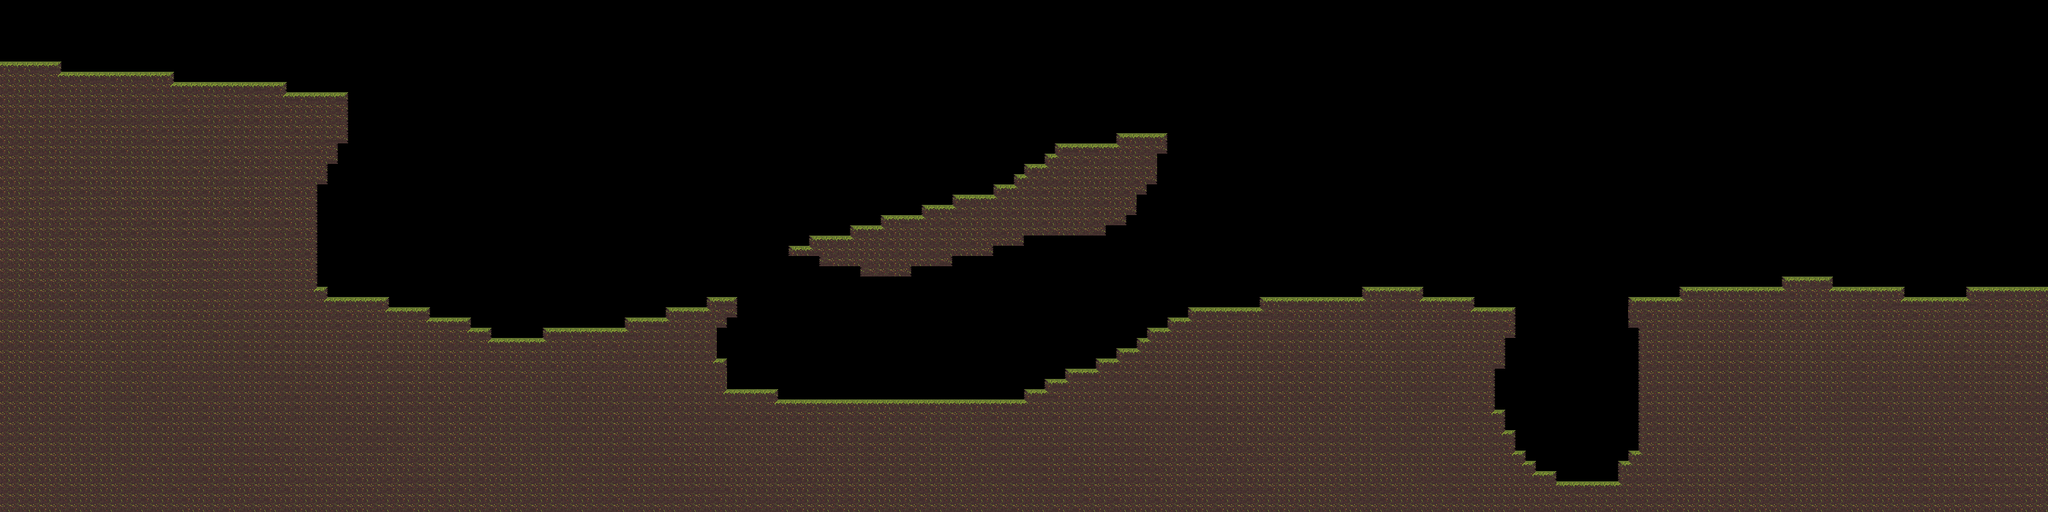

A level layout from a 2D game, rendered from its tile map. Below: a short description, then the map file with tile-grid data replaced by summaries:
An orthogonal 200x50 tile map with 16x16 px tiles, 1 tile layer (ground).

<map version="1.9" tiledversion="1.9.1" orientation="orthogonal" renderorder="right-down" width="200" height="50" tilewidth="16" tileheight="16" infinite="0" nextlayerid="2" nextobjectid="1">
 <tileset firstgid="1" name="jungle" tilewidth="16" tileheight="16" tilecount="55" columns="11">
  <image source="jungle.png" width="176" height="80" />
  <tile id="0">
   <properties>
    <property name="collides" type="bool" value="true" />
   </properties>
  </tile>
  <tile id="1">
   <properties>
    <property name="collides" type="bool" value="true" />
   </properties>
  </tile>
  <tile id="2">
   <properties>
    <property name="collides" type="bool" value="true" />
   </properties>
  </tile>
  <tile id="3">
   <properties>
    <property name="collides" type="bool" value="true" />
   </properties>
  </tile>
  <tile id="4">
   <properties>
    <property name="collides" type="bool" value="true" />
   </properties>
  </tile>
  <tile id="5">
   <properties>
    <property name="collides" type="bool" value="true" />
   </properties>
  </tile>
  <tile id="6">
   <properties>
    <property name="collides" type="bool" value="true" />
   </properties>
  </tile>
  <tile id="7">
   <properties>
    <property name="collides" type="bool" value="true" />
   </properties>
  </tile>
  <tile id="8">
   <properties>
    <property name="collides" type="bool" value="true" />
   </properties>
  </tile>
  <tile id="9">
   <properties>
    <property name="collides" type="bool" value="true" />
   </properties>
  </tile>
  <tile id="11">
   <properties>
    <property name="collides" type="bool" value="true" />
   </properties>
  </tile>
  <tile id="12">
   <properties>
    <property name="collides" type="bool" value="true" />
   </properties>
  </tile>
  <tile id="13">
   <properties>
    <property name="collides" type="bool" value="true" />
   </properties>
  </tile>
  <tile id="14">
   <properties>
    <property name="collides" type="bool" value="true" />
   </properties>
  </tile>
  <tile id="15">
   <properties>
    <property name="collides" type="bool" value="true" />
   </properties>
  </tile>
  <tile id="16">
   <properties>
    <property name="collides" type="bool" value="true" />
   </properties>
  </tile>
  <tile id="17">
   <properties>
    <property name="collides" type="bool" value="true" />
   </properties>
  </tile>
  <tile id="18">
   <properties>
    <property name="collides" type="bool" value="true" />
   </properties>
  </tile>
  <tile id="19">
   <properties>
    <property name="collides" type="bool" value="true" />
   </properties>
  </tile>
  <tile id="20">
   <properties>
    <property name="collides" type="bool" value="true" />
   </properties>
  </tile>
  <tile id="22">
   <properties>
    <property name="collides" type="bool" value="true" />
   </properties>
  </tile>
  <tile id="23">
   <properties>
    <property name="collides" type="bool" value="true" />
   </properties>
  </tile>
  <tile id="24">
   <properties>
    <property name="collides" type="bool" value="true" />
   </properties>
  </tile>
  <tile id="25">
   <properties>
    <property name="collides" type="bool" value="true" />
   </properties>
  </tile>
  <tile id="26">
   <properties>
    <property name="collides" type="bool" value="true" />
   </properties>
  </tile>
  <tile id="27">
   <properties>
    <property name="collides" type="bool" value="true" />
   </properties>
  </tile>
  <tile id="28">
   <properties>
    <property name="collides" type="bool" value="true" />
   </properties>
  </tile>
  <tile id="29">
   <properties>
    <property name="collides" type="bool" value="true" />
   </properties>
  </tile>
  <tile id="30">
   <properties>
    <property name="collides" type="bool" value="true" />
   </properties>
  </tile>
  <tile id="31">
   <properties>
    <property name="collides" type="bool" value="true" />
   </properties>
  </tile>
  <tile id="32">
   <properties>
    <property name="collides" type="bool" value="true" />
   </properties>
  </tile>
  <tile id="33">
   <properties>
    <property name="collides" type="bool" value="true" />
   </properties>
  </tile>
  <tile id="34">
   <properties>
    <property name="collides" type="bool" value="true" />
   </properties>
  </tile>
  <tile id="35">
   <properties>
    <property name="collides" type="bool" value="true" />
   </properties>
  </tile>
  <tile id="36">
   <properties>
    <property name="collides" type="bool" value="true" />
   </properties>
  </tile>
  <tile id="37">
   <properties>
    <property name="collides" type="bool" value="true" />
   </properties>
  </tile>
  <tile id="38">
   <properties>
    <property name="collides" type="bool" value="true" />
   </properties>
  </tile>
  <tile id="39">
   <properties>
    <property name="collides" type="bool" value="true" />
   </properties>
  </tile>
  <tile id="40">
   <properties>
    <property name="collides" type="bool" value="true" />
   </properties>
  </tile>
  <tile id="41">
   <properties>
    <property name="collides" type="bool" value="true" />
   </properties>
  </tile>
  <tile id="42">
   <properties>
    <property name="collides" type="bool" value="true" />
   </properties>
  </tile>
  <tile id="43">
   <properties>
    <property name="collides" type="bool" value="true" />
   </properties>
  </tile>
  <tile id="48">
   <properties>
    <property name="collides" type="bool" value="true" />
   </properties>
  </tile>
  <tile id="49">
   <properties>
    <property name="collides" type="bool" value="true" />
   </properties>
  </tile>
  <tile id="50">
   <properties>
    <property name="collides" type="bool" value="true" />
   </properties>
  </tile>
  <tile id="51">
   <properties>
    <property name="collides" type="bool" value="true" />
   </properties>
  </tile>
  <tile id="52">
   <properties>
    <property name="collides" type="bool" value="true" />
   </properties>
  </tile>
 </tileset>
 <layer id="1" name="ground" width="200" height="50">
  <data>[10000 cells, 4474 non-empty, 26 distinct tile ids]</data>
 </layer>
</map>
